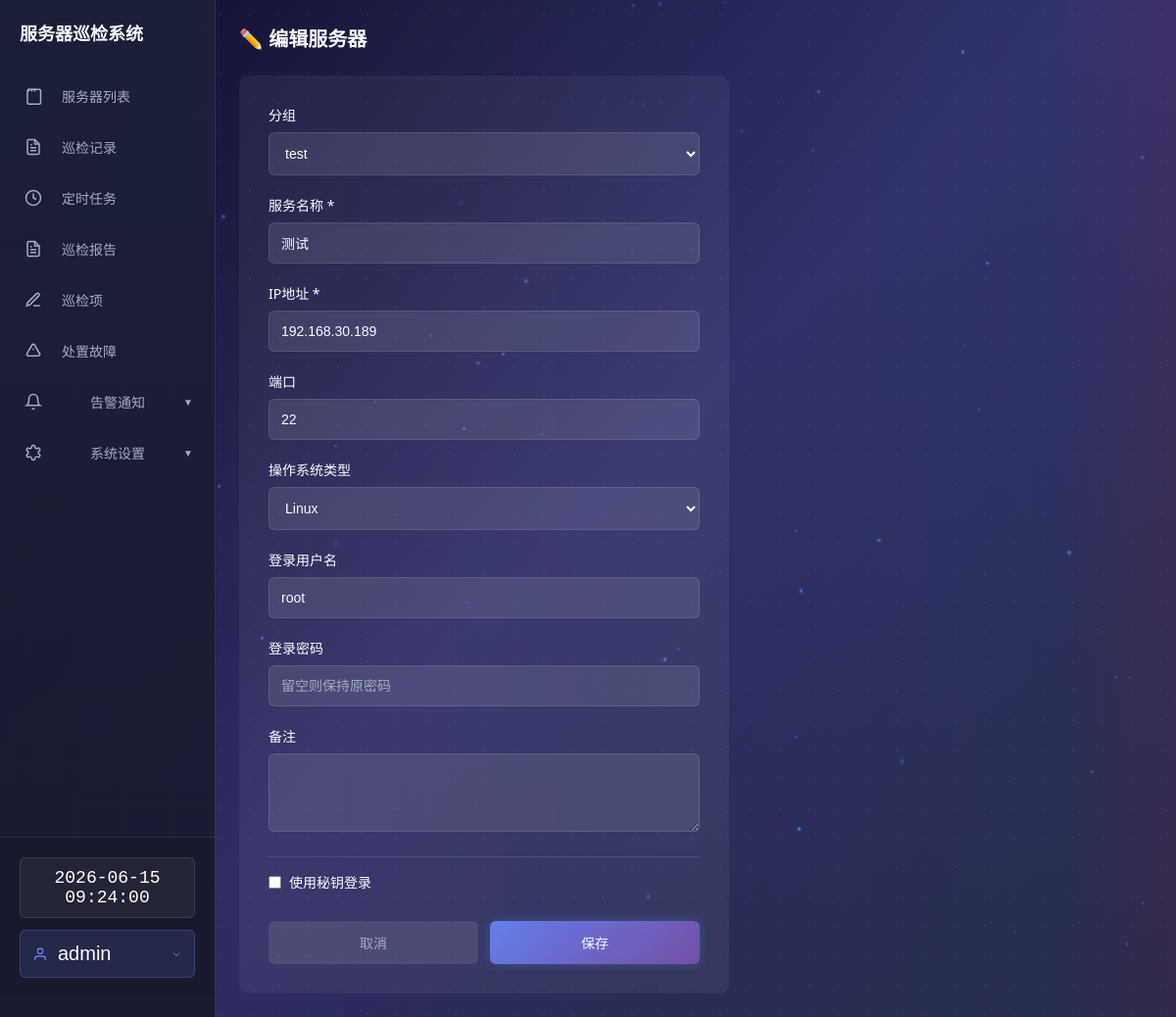
The app's page /edit/2 (signed in) with its own data.
### tables this page shows
CREATE TABLE servers (
            id INTEGER PRIMARY KEY AUTOINCREMENT,
            name TEXT NOT NULL,
            ip TEXT NOT NULL,
            port INTEGER DEFAULT 22,
            username TEXT NOT NULL,
            private_key_content BLOB,
            password TEXT,
            group_id INTEGER DEFAULT 1,
            remark TEXT,
            created_at TIMESTAMP DEFAULT CURRENT_TIMESTAMP, is_deleted INTEGER DEFAULT 0, os_type TEXT DEFAULT 'linux',
            FOREIGN KEY (group_id) REFERENCES groups(id)
        );

### app.py (the view)
    def decorated_function(*args, **kwargs):
        token = request.headers.get('X-API-Token')
        if token:
            username = validate_token(token)
            if username:
                session['username'] = username
                return f(*args, **kwargs)
        if 'username' in session:
            return f(*args, **kwargs)
        return jsonify({'success': False, 'message': '未授权访问，请先登录或提供有效的 API Token'}), 401

### app.py (called while the page is built, shortened)
def login_required(f):
    def decorated_function(*args, **kwargs):
        token = request.headers.get('X-API-Token')
        if token:
            username = validate_token(token)
            if username:
                session['username'] = username
                return f(*args, **kwargs)
        if 'username' in session:
            return f(*args, **kwargs)
        return jsonify({'success': False, 'message': '未授权访问，请先登录或提供有效的 API Token'}), 401
    decorated_function.__name__ = f.__name__
    decorated_function.__doc__ = f.__doc__
    return decorated_function

@app.route('/edit/<int:server_id>', methods=['GET', 'POST'])
@login_required
def edit(server_id):
    server = get_server_by_id(server_id)
    groups = get_all_groups()
    if not server:
        return "服务器不存在", 404
    return render_template('edit.html', server=server, groups=groups)

### database.py (called while the page is built, shortened)
def _get_db_module():
    if DATABASE_TYPE == 'postgresql':
        import psycopg
        return psycopg
    elif DATABASE_TYPE != 'sqlite':
        import mysql.connector
        return mysql.connector
    else:  # sqlite
        import sqlite3
        return sqlite3

def _get_connection_string():
    if DATABASE_TYPE == 'postgresql':
        return {
            'host': DB_HOST,
            'port': DB_PORT,
            'user': DB_USER,
            'password': DB_PASSWORD,
            'database': DB_DATABASE
        }
    else:  # sqlite
        return DATABASE_PATH

def get_connection():
    db_module = _get_db_module()
    conn_params = _get_connection_string()
    if DATABASE_TYPE == 'sqlite':
        conn = db_module.connect(conn_params)
        conn.execute('PRAGMA foreign_keys = ON')
    elif DATABASE_TYPE == 'postgresql':
        conninfo = f"host={conn_params['host']} port={conn_params['port']} dbname={conn_params['database']} user={conn_params['user']} password={conn_params['password']}"
        conn = db_module.connect(conninfo)
    elif DATABASE_TYPE != 'sqlite':
        conn = db_module.connect(**conn_params)
    if DATABASE_TYPE == 'postgresql':
        conn.autocommit = False
    elif DATABASE_TYPE != 'sqlite':
        conn.autocommit = False
    return conn

### encryption.py (called while the page is built)
def get_cipher() -> Fernet:
    key = ENCRYPTION_KEY.encode() if isinstance(ENCRYPTION_KEY, str) else ENCRYPTION_KEY
    return Fernet(key)

### templates/edit.html (shortened to what this page needs)
<!DOCTYPE html>
<html lang="zh-CN">
<head>
    <link rel="stylesheet" href="/static/css/tech-effects.css">
</head>
<body>
    <div id="particles-js"></div>
    {% include 'sidebar.html' %}
    <div class="main-content">
        <div class="header">
            <h2>✏️ 编辑服务器</h2>
        </div>
        <div class="form-card">
            <form method="POST" enctype="multipart/form-data">
                <div class="form-group">
                    <label>分组</label>
                    <select name="group_id">
                        {% for group in groups %}
                        <option value="{{ group[0] }}" {{ 'selected' if server[7] == group[0] else '' }}>{{ group[1] }}</option>
                        {% endfor %}
                    </select>
                </div>
                <div class="form-group">
                    <label>服务名称 *</label>
                    <input type="text" name="name" required value="{{ server[1] }}">
                </div>
                <div class="form-group">
                    <label>IP地址 *</label>
                    <input type="text" name="ip" required value="{{ server[2] }}">
                </div>
                <div class="form-group">
                    <label>端口</label>
                    <input type="number" name="port" value="{{ server[3] }}">
                </div>
                <div class="form-group">
                    <label>操作系统类型</label>
                    <select name="os_type" id="os_type">
                        <option value="linux" {{ 'selected' if (server[9] == 'linux' or not server[9]) else '' }}>Linux</option>
                    </select>
                </div>
                <div class="form-group">
                    <label>登录用户名</label>
                    <input type="text" name="username" value="{{ server[4] }}">
                </div>
                <div class="form-group">
                    <label>登录密码</label>
                    <input type="password" name="password" placeholder="留空则保持原密码">
                </div>
                <div class="form-group">
                    <label>备注</label>
                    <textarea name="remark">{{ server[8] or '' }}</textarea>
                </div>
                <div class="toggle-section">
                    <label class="toggle-label">
                        <input type="checkbox" id="use_key" {{ 'checked' if server[5] else '' }} onchange="toggleAuthMethod()"> 使用秘钥登录
                    </label>
                </div>
                <div class="form-actions">
                    <button type="button" class="btn btn-secondary" onclick="window.history.back()">取消</button>
                    <button type="submit" class="btn btn-primary">保存</button>
                </div>
            </form>
        </div>
    </div>
</body>
</html>

### static/css/tech-effects.css (style rules this page uses)
#particles-js { position: fixed; width: 100%; height: 100%; top: 0; left: 0; z-index: 0; pointer-events: none; }
.btn-blue, .btn-add, .btn-primary { padding: 8px 18px; background: linear-gradient(135deg, #2d7cff 0%, #49a0ff 100%); color: #fff; border: none; border-radius: 4px; cursor: pointer; transition: all 0.3s; position: relative; overflow: hidden; box-shadow: 0 0 10px rgba(73, 160, 255, 0.3); }

### templates/edit.html (style rules this page uses)
* { margin: 0; padding: 0; box-sizing: border-box; }
body { font-family: 'Segoe UI', Tahoma, Geneva, Verdana, sans-serif; background: linear-gradient(135deg, #0f0c29 0%, #302b63 50%, #24243e 100%); min-height: 100vh; display: flex; }
.main-content { flex: 1; margin-left: 220px; padding: 24px; }
.header { margin-bottom: 24px; }
.header h2 { color: #fff; font-size: 20px; font-weight: 600; }
.form-card { background: rgba(255, 255, 255, 0.05); border-radius: 10px; padding: 30px; max-width: 500px; }
.form-group { margin-bottom: 20px; }
.form-group label { display: block; margin-bottom: 8px; font-weight: 500; color: #fff; font-size: 14px; }
.form-group input, .form-group select, .form-group textarea { width: 100%; padding: 12px; background: rgba(255, 255, 255, 0.1); border: 1px solid rgba(255, 255, 255, 0.1); border-radius: 6px; color: #fff; font-size: 14px; box-sizing: border-box; }
.form-group input::placeholder, .form-group textarea::placeholder { color: #a0aec0; }
.form-actions { display: flex; gap: 12px; margin-top: 30px; }
.btn { flex: 1; padding: 12px; border: none; border-radius: 6px; font-size: 14px; font-weight: 500; cursor: pointer; transition: all 0.3s ease; }
.btn-primary { background: linear-gradient(135deg, #667eea 0%, #764ba2 100%); color: #fff; }
.btn-secondary { background: rgba(255, 255, 255, 0.1); color: #a0aec0; }
.toggle-section { margin-top: 15px; padding-top: 15px; border-top: 1px solid rgba(255, 255, 255, 0.1); }
.toggle-label { display: flex; align-items: center; gap: 8px; cursor: pointer; font-weight: 500; color: #fff; font-size: 14px; }
.toggle-label input { width: auto; }
textarea { resize: vertical; min-height: 80px; }

### records on screen
servers: name "测试", ip "192.168.30.189", port "22", username "root"

### other values on screen
{{ session.get('username', '用户') }} "admin"
form field group_id "test"
